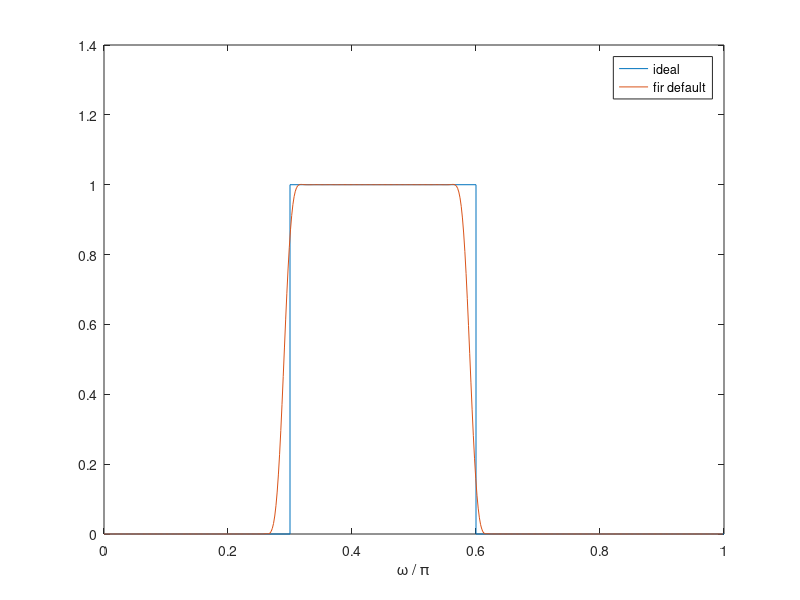

Recreate this plot in MATLAB.

f = [0 0.3 0.3 0.6 0.6 1];
mhi = [0 0 1 1 0 0];
bhi = fir2(194,f,mhi);
[h1,w] = freqz(bhi,1);
plot(f,mhi,w/pi,abs(h1));
xlabel('\omega / \pi');
lgs={'ideal', 'fir default'};
legend(lgs)